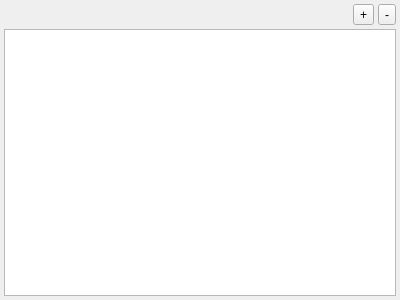
<?xml version="1.0" encoding="UTF-8"?>
<ui version="4.0">
 <class>AssetBrowser</class>
 <widget class="QDockWidget" name="AssetBrowser">
  <property name="geometry">
   <rect>
    <x>0</x>
    <y>0</y>
    <width>400</width>
    <height>300</height>
   </rect>
  </property>
  <property name="features">
   <set>QDockWidget::AllDockWidgetFeatures</set>
  </property>
  <property name="windowTitle">
   <string>Asset Browser</string>
  </property>
  <widget class="QWidget" name="dockWidgetContents">
   <layout class="QVBoxLayout" name="verticalLayout">
    <property name="spacing">
     <number>4</number>
    </property>
    <property name="leftMargin">
     <number>4</number>
    </property>
    <property name="topMargin">
     <number>4</number>
    </property>
    <property name="rightMargin">
     <number>4</number>
    </property>
    <property name="bottomMargin">
     <number>4</number>
    </property>
    <item>
     <layout class="QHBoxLayout" name="horizontalLayout">
      <property name="spacing">
       <number>-1</number>
      </property>
      <item>
       <spacer name="horizontalSpacer">
        <property name="orientation">
         <enum>Qt::Horizontal</enum>
        </property>
        <property name="sizeHint" stdset="0">
         <size>
          <width>40</width>
          <height>20</height>
         </size>
        </property>
       </spacer>
      </item>
      <item>
       <widget class="QToolButton" name="add">
        <property name="text">
         <string>+</string>
        </property>
       </widget>
      </item>
      <item>
       <widget class="QToolButton" name="remove">
        <property name="text">
         <string>-</string>
        </property>
       </widget>
      </item>
     </layout>
    </item>
    <item>
     <widget class="QTreeView" name="treeView">
      <property name="selectionMode">
       <enum>QAbstractItemView::ExtendedSelection</enum>
      </property>
     </widget>
    </item>
   </layout>
  </widget>
 </widget>
 <resources/>
 <connections/>
</ui>
